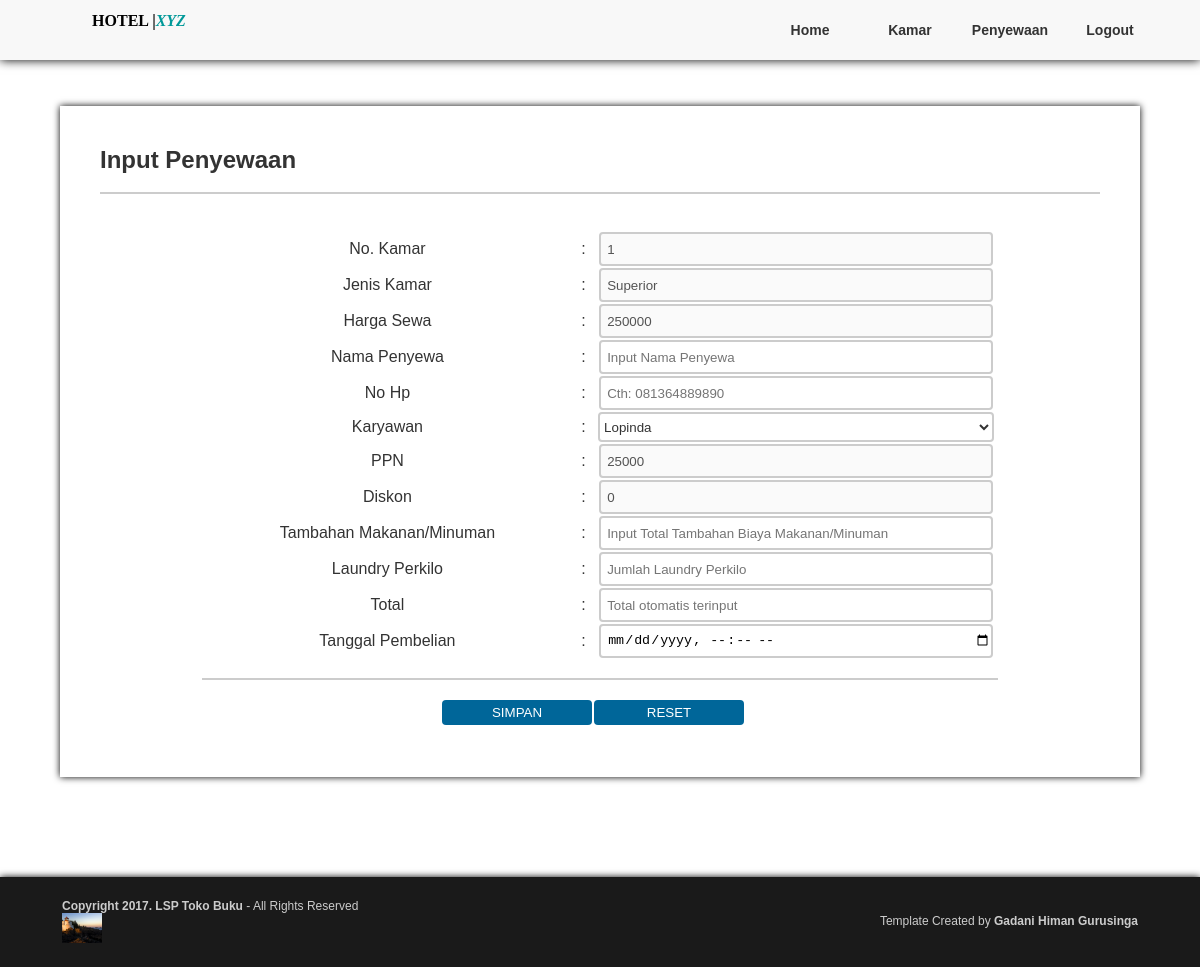
Screenshot of /form_sewa.php?id=1 (signed in) with the database file from the repository.
### tables this page shows
CREATE TABLE IF NOT EXISTS `kamar` (
  `id_kamar` varchar(10) NOT NULL DEFAULT '0',
  `jenis_kamar` varchar(50) DEFAULT NULL,
  `deskripsi` varchar(50) NOT NULL,
  `harga_sewa` int(11) NOT NULL,
  `ppn` int(11) NOT NULL,
  `diskon` int(11) NOT NULL,
  PRIMARY KEY (`id_kamar`)
);

### form_sewa.php (the view, shortened to what this page needs)
<?php session_start();
if(isset($_SESSION['username']))
{
?>
<!DOCTYPE html PUBLIC "-//W3C//DTD XHTML 1.0 Transitional//EN" "http://www.w3.org/TR/xhtml1/DTD/xhtml1-transitional.dtd">
<html xmlns="http://www.w3.org/1999/xhtml">
<head>
<link href="css.css" rel="stylesheet" type="text/css" />
</head>
<body>
<?php include ("menu.php"); ?>
<div id="content">
<br />
<br />
<div id="artikel">
  <center>
<p> <font size="+2">
<strong>Input Penyewaan</strong></font>
</p>
</center>
<br />
<hr color="#CCCCCC" />
<p>&nbsp;</p>
<p><br />
</p>
<?php
$id_kamar=$_GET['id'];
$query= mysql_query("select * from kamar where id_kamar='$id_kamar'");
$data= mysql_fetch_array($query);
?>
<center><form action="sc_sewa.php" method="post">
      <table width="80%" height="290" border="0" align="center" >
        <tr>
          <td width="194" bgcolor="#FFFFFF"><center>
          No. Kamar
          </center></td>
          <td width="9" bgcolor="#FFFFFF" align="center"> : </td>
          <td width="142"><center><input name="id_kamar" type="text" disabled="disabled" class="form" value="<?php echo $data['id_kamar'];?>"/>
          <Input type="hidden" name="id_kamar" value="<?php echo $data['id_kamar'];?>"/></center></td>
          </tr>
          <tr>
          <td width="194" bgcolor="#FFFFFF"><center>
          Jenis Kamar
          </center></td>
          <td width="9" bgcolor="#FFFFFF" align="center"> : </td>
          <td width="142"><center><input type="text" disabled="disabled" class="form" value="<?php echo $data['jenis_kamar'];?>"/></center></td>
          </tr>
        <tr>
          <td width="194" bgcolor="#FFFFFF"><center>
          Harga Sewa
          </center></td>
          <td width="9" bgcolor="#FFFFFF" align="center"> : </td>
          <td width="142"><center><input id="harga_sewa" onkeyup="auto();" type="text" disabled="disabled" class="form" value="<?php echo $data['harga_sewa'];?>"/></center></td>
          </tr>
					<tr>
            <td bgcolor="#FFFFFF"><center>
              Nama Penyewa
            </center></td>
            <td bgcolor="#FFFFFF" align="center"> : </td>
            <td><center><input placeholder="Input Nama Penyewa" name="nama" type="text" class="form"/></center></td>
          </tr>
					<tr>
            <td bgcolor="#FFFFFF"><center>
              No Hp
            </center></td>
            <td bgcolor="#FFFFFF" align="center"> : </td>
            <td><center><input placeholder="Cth: 081364889890" name="hp" type="text" class="form"/></center></td>
          </tr>
          <tr>
            <td width="194" bgcolor="#FFFFFF"><center>
              Karyawan
            </center></td>
            <td width="9" bgcolor="#FFFFFF" align="center"> : </td>
            <td width="142">
            <center>
            <select name="id_kasir" class="list">
            <optgroup label="ID Karyawan">
            <?php
			$sql = mysql_query ("SELECT * FROM admin");
			if(mysql_num_rows($sql) > 0) {
				while($data1 = mysql_fetch_array($sql)) { ?>
				<option value="<?php echo $data1['id_kasir'] ?>"><?php echo $data1['nama'] ?></option>
                <?php } ?>
                <?php } ?>
            </select>
            </center>
            </td>
          </tr>
          <tr>
          <td width="194" bgcolor="#FFFFFF"><center>
          PPN
          </center></td>
          <td width="9" bgcolor="#FFFFFF" align="center"> : </td>
          <td width="142"><center><input id="ppn" onkeyup="auto();" type="text" disabled="disabled" class="form" value="<?php echo $data['ppn'];?>"/></center></td>
          </tr>
          <tr>
          <td width="194" bgcolor="#FFFFFF"><center>
          Diskon
          </center></td>
          <td width="9" bgcolor="#FFFFFF" align="center"> : </td>
          <td width="142"><center><input id="diskon" onkeyup="auto();" type="text" disabled="disabled" class="form" value="<?php echo $data['diskon'];?>"/></center></td>
          </tr>
					<tr>
            <td bgcolor="#FFFFFF"><center>
              Tambahan Makanan/Minuman
            </center></td>
            <td bgcolor="#FFFFFF" align="center"> : </td>
            <td><center><input placeholder="Input Total Tambahan Biaya Makanan/Minuman" id="tambahan" onkeyup="auto();" name="tambahan" type="text" class="form" autocomplete="off"/></center></td>
          </tr>
					<tr>
            <td bgcolor="#FFFFFF"><center>
              Laundry Perkilo
            </center></td>
            <td bgcolor="#FFFFFF" align="center"> : </td>
            <td><center><input placeholder="Jumlah Laundry Perkilo" id="laundry" onkeyup="auto();" name="laundry" type="text" class="form" autocomplete="off"/></center></td>
          </tr>
          <tr>
            <td bgcolor="#FFFFFF"><center>
              Total
            </center></td>
            <td bgcolor="#FFFFFF" align="center"> : </td>
            <td><center><input placeholder="Total otomatis terinput" id="total" name="total" type="text" class="form" required="required" readonly="readonly"/></center></td>
          </tr>
          <tr>
            <td bgcolor="#FFFFFF"><center>
              Tanggal Pembelian
            </center></td>
            <td bgcolor="#FFFFFF" align="center"> : </td>
            <td><center><input placeholder="Input Tanggal Pembelian" name="tanggal" type="datetime-local" class="form"/></center></td>
          </tr>
          <tr bgcolor="#FFFFFF">
            <td colspan="3" align="center" valign="middle">
             <br /> <hr color="#CCCCCC" /> <br />
            </td>
          </tr>
          <tr>
          <td colspan="2" align="right" valign="middle">
          <input type="submit" class="t_submit" value="SIMPAN" />
          </td>
        	<td align="left" valign="middle">
            <input name="button_reset" type="reset" class="t_submit" id="button_reset" value="RESET" />
          </td>
          </tr>
    </table></form>
    </center>
</div>
</div>
<?php include ("footer.php"); ?>
</body>
</html>
<?php
}
else{echo"<script>alert ('Anda Tidak Bisa Mengakses Halaman Ini, Silahkan Login Dahulu');window.location='index.php';</script>";}?>

### css.css (style rules this page uses)
* { padding:0px; margin:0px; }
.t_submit { border-bottom-left-radius:4px; border-bottom-right-radius:4px; border-top-left-radius:4px; border-top-right-radius:4px; width:150px; height:25px; color:#FFF; background-color:#069; border:#000; cursor:pointer; }
.list { width:98%; color:#333; background-color:#fff; height:30px; border-radius:4px; border:2px solid #CCC; cursor:pointer; }
p { text-align:justify }
body { background:#FFF; }
.form { padding-left:6px; width:95%; height:30px; border-radius:4px; border:2px solid #CCC; }
#content { padding-top:70px; background-color:#FFF; width:100%; height:auto; padding-bottom:100px; }
#artikel { text-align:center; margin: auto; width:90%; max-width:1000px; height:auto; padding-top:40px; padding-bottom:50px; padding-left:40px; padding-right:40px; box-shadow: 0 0 7px #000; font-size:16px; color:#333; font-family:Arial, Helvetica, sans-serif; }

### rows the page displays
kamar: id_kamar "1", jenis_kamar "Superior", harga_sewa "250000", ppn "25000", diskon "0"

### other values shown
form field id_kasir "Lopinda"
